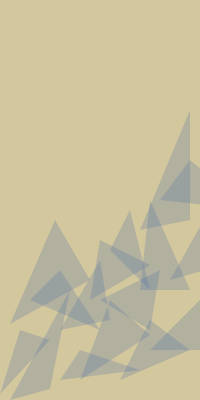
Frame 1 (no input)
Frame 2 (the mouse pressed at the canvas centre, redrawn once): identical to frame 1, image omitted

The Processing sketch that drew this single still picture (run headless with seeded random() and noise(); the mouse was pressed at the canvas centre and the sketch redrawn once):

// Processing sketch: processing_24522
// ── processing_24522.pde



void setup(){
  size (200,400);
  noLoop();
  smooth();
}

void draw(){
 
  background(211,199,158);
  strokeWeight(0.1);
  noStroke();
  fill (72,107,162,60);

  triangle(0, 394, 50, 340, 20, 330);
  triangle(10,400,50,389,70,290);
  triangle(10,324,90,280,55,220);
  triangle(30,300,100,330,60,270);
  triangle(80,380,110,300,150,335); 
  triangle(60,330,100,260,110,320);
  triangle(100,300,150,330,160,270);
  triangle(60,380,80,350,140,370);
  triangle(140,230,190,110,190,220);
  triangle(110,250,150,290,130,210);
  triangle(140,290,190,290,150,200); 
  triangle(100,240,90,300,150,265);
  triangle(120,380,150,320,190,350);
  
  triangle(160,200,190,160,250,210);
  triangle(170,280,240,260,215,200);
  triangle(150,350,250,350,220,280);
  

}
